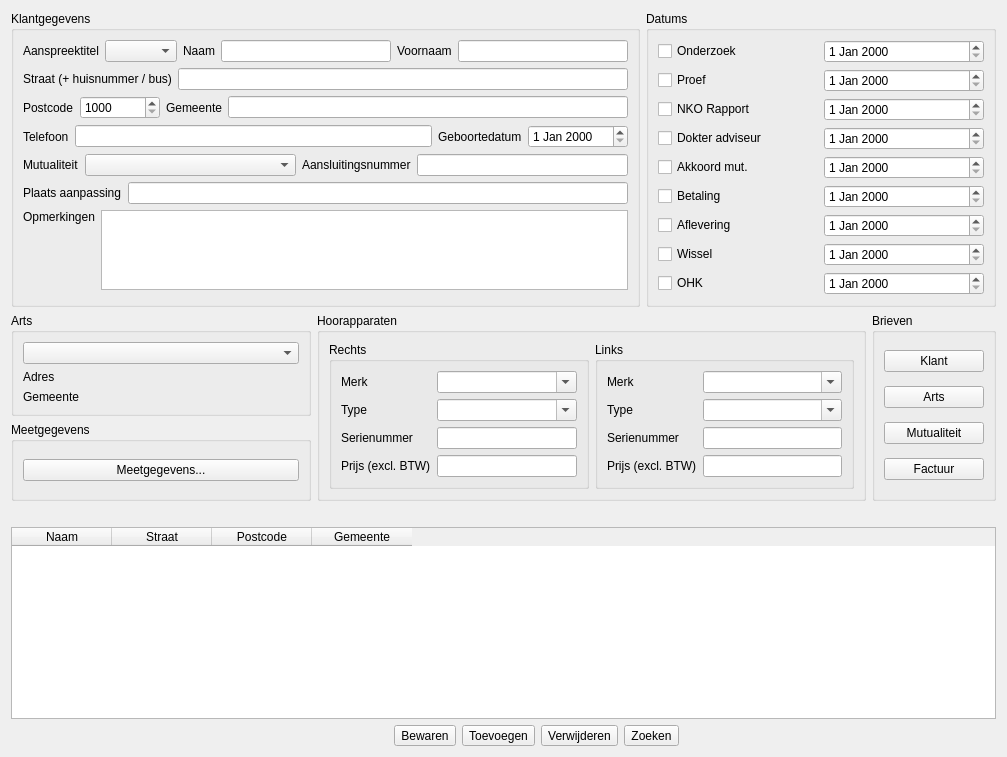
      <widget class="QWidget" name="tabDossier" >
       <attribute name="title" >
        <string>Dossiers</string>
       </attribute>
       <layout class="QGridLayout" name="gridLayout_8" >
        <item row="0" column="0" >
         <layout class="QHBoxLayout" name="horizontalLayout_9" >
          <item>
           <widget class="QGroupBox" name="groupBoxKlant" >
            <property name="sizePolicy" >
             <sizepolicy vsizetype="Preferred" hsizetype="Expanding" >
              <horstretch>0</horstretch>
              <verstretch>0</verstretch>
             </sizepolicy>
            </property>
            <property name="title" >
             <string>Klantgegevens</string>
            </property>
            <layout class="QVBoxLayout" name="verticalLayout" >
             <item>
              <layout class="QHBoxLayout" name="horizontalLayout_2" >
               <item>
                <widget class="QLabel" name="label_10" >
                 <property name="text" >
                  <string>Aanspreektitel</string>
                 </property>
                </widget>
               </item>
               <item>
                <widget class="QComboBox" name="comboBox" />
               </item>
               <item>
                <widget class="QLabel" name="label_11" >
                 <property name="text" >
                  <string>Naam</string>
                 </property>
                </widget>
               </item>
               <item>
                <widget class="QLineEdit" name="lineEdit_11" />
               </item>
               <item>
                <widget class="QLabel" name="label_12" >
                 <property name="text" >
                  <string>Voornaam</string>
                 </property>
                </widget>
               </item>
               <item>
                <widget class="QLineEdit" name="lineEdit_12" >
                 <property name="sizePolicy" >
                  <sizepolicy vsizetype="Fixed" hsizetype="MinimumExpanding" >
                   <horstretch>0</horstretch>
                   <verstretch>0</verstretch>
                  </sizepolicy>
                 </property>
                </widget>
               </item>
              </layout>
             </item>
             <item>
              <layout class="QHBoxLayout" name="horizontalLayout_3" >
               <item>
                <widget class="QLabel" name="label_13" >
                 <property name="text" >
                  <string>Straat (+ huisnummer / bus)</string>
                 </property>
                </widget>
               </item>
               <item>
                <widget class="QLineEdit" name="lineEdit_10" />
               </item>
              </layout>
             </item>
             <item>
              <layout class="QHBoxLayout" name="horizontalLayout_4" >
               <item>
                <widget class="QLabel" name="label_14" >
                 <property name="text" >
                  <string>Postcode</string>
                 </property>
                </widget>
               </item>
               <item>
                <widget class="QSpinBox" name="spinBox" >
                 <property name="sizePolicy" >
                  <sizepolicy vsizetype="Fixed" hsizetype="Preferred" >
                   <horstretch>0</horstretch>
                   <verstretch>0</verstretch>
                  </sizepolicy>
                 </property>
                 <property name="minimumSize" >
                  <size>
                   <width>80</width>
                   <height>0</height>
                  </size>
                 </property>
                 <property name="minimum" >
                  <number>1000</number>
                 </property>
                 <property name="maximum" >
                  <number>9999</number>
                 </property>
                </widget>
               </item>
               <item>
                <widget class="QLabel" name="label_15" >
                 <property name="text" >
                  <string>Gemeente</string>
                 </property>
                </widget>
               </item>
               <item>
                <widget class="QLineEdit" name="lineEdit_13" />
               </item>
              </layout>
             </item>
             <item>
              <layout class="QHBoxLayout" name="horizontalLayout_5" >
               <item>
                <widget class="QLabel" name="label_16" >
                 <property name="text" >
                  <string>Telefoon</string>
                 </property>
                </widget>
               </item>
               <item>
                <widget class="QLineEdit" name="lineEdit_16" />
               </item>
               <item>
                <widget class="QLabel" name="label_20" >
                 <property name="text" >
                  <string>Geboortedatum</string>
                 </property>
                </widget>
               </item>
               <item>
                <widget class="QDateEdit" name="dateEdit" >
                 <property name="minimumSize" >
                  <size>
                   <width>100</width>
                   <height>0</height>
                  </size>
                 </property>
                 <property name="maximumSize" >
                  <size>
                   <width>200</width>
                   <height>16777215</height>
                  </size>
                 </property>
                </widget>
               </item>
              </layout>
             </item>
             <item>
              <layout class="QHBoxLayout" name="horizontalLayout_6" >
               <item>
                <widget class="QLabel" name="label_17" >
                 <property name="text" >
                  <string>Mutualiteit</string>
                 </property>
                </widget>
               </item>
               <item>
                <widget class="QComboBox" name="comboBox_2" >
                 <property name="sizePolicy" >
                  <sizepolicy vsizetype="Fixed" hsizetype="Expanding" >
                   <horstretch>0</horstretch>
                   <verstretch>0</verstretch>
                  </sizepolicy>
                 </property>
                </widget>
               </item>
               <item>
                <widget class="QLabel" name="label_19" >
                 <property name="text" >
                  <string>Aansluitingsnummer</string>
                 </property>
                </widget>
               </item>
               <item>
                <widget class="QLineEdit" name="lineEdit_15" >
                 <property name="sizePolicy" >
                  <sizepolicy vsizetype="Fixed" hsizetype="Expanding" >
                   <horstretch>0</horstretch>
                   <verstretch>0</verstretch>
                  </sizepolicy>
                 </property>
                </widget>
               </item>
              </layout>
             </item>
             <item>
              <layout class="QHBoxLayout" name="horizontalLayout_7" >
               <item>
                <widget class="QLabel" name="label_18" >
                 <property name="text" >
                  <string>Plaats aanpassing</string>
                 </property>
                </widget>
               </item>
               <item>
                <widget class="QLineEdit" name="lineEdit_14" />
               </item>
              </layout>
             </item>
             <item>
              <layout class="QHBoxLayout" name="horizontalLayout_8" >
               <item>
                <widget class="QLabel" name="label_31" >
                 <property name="text" >
                  <string>Opmerkingen</string>
                 </property>
                 <property name="alignment" >
                  <set>Qt::AlignLeading|Qt::AlignLeft|Qt::AlignTop</set>
                 </property>
                </widget>
               </item>
               <item>
                <widget class="QTextEdit" name="textEdit" >
                 <property name="sizePolicy" >
                  <sizepolicy vsizetype="Preferred" hsizetype="Expanding" >
                   <horstretch>0</horstretch>
                   <verstretch>0</verstretch>
                  </sizepolicy>
                 </property>
                 <property name="maximumSize" >
                  <size>
                   <width>16777215</width>
                   <height>80</height>
                  </size>
                 </property>
                </widget>
               </item>
              </layout>
             </item>
            </layout>
           </widget>
          </item>
          <item>
           <widget class="QGroupBox" name="groupBoxDatums" >
            <property name="sizePolicy" >
             <sizepolicy vsizetype="Preferred" hsizetype="MinimumExpanding" >
              <horstretch>0</horstretch>
              <verstretch>0</verstretch>
             </sizepolicy>
            </property>
            <property name="maximumSize" >
             <size>
              <width>350</width>
              <height>16777215</height>
             </size>
            </property>
            <property name="title" >
             <string>Datums</string>
            </property>
            <layout class="QGridLayout" name="gridLayout_2" >
             <item row="0" column="0" >
              <widget class="QCheckBox" name="checkBox" >
               <property name="text" >
                <string>Onderzoek</string>
               </property>
              </widget>
             </item>
             <item row="0" column="1" >
              <widget class="QDateEdit" name="dateEdit_2" />
             </item>
             <item row="1" column="0" >
              <widget class="QCheckBox" name="checkBox_2" >
               <property name="text" >
                <string>Proef</string>
               </property>
              </widget>
             </item>
             <item row="1" column="1" >
              <widget class="QDateEdit" name="dateEdit_3" />
             </item>
             <item row="2" column="0" >
              <widget class="QCheckBox" name="checkBox_3" >
               <property name="text" >
                <string>NKO Rapport</string>
               </property>
              </widget>
             </item>
             <item row="2" column="1" >
              <widget class="QDateEdit" name="dateEdit_4" />
             </item>
             <item row="3" column="0" >
              <widget class="QCheckBox" name="checkBox_4" >
               <property name="text" >
                <string>Dokter adviseur</string>
               </property>
              </widget>
             </item>
             <item row="3" column="1" >
              <widget class="QDateEdit" name="dateEdit_5" />
             </item>
             <item row="4" column="0" >
              <widget class="QCheckBox" name="checkBox_5" >
               <property name="text" >
                <string>Akkoord mut.</string>
               </property>
              </widget>
             </item>
             <item row="4" column="1" >
              <widget class="QDateEdit" name="dateEdit_6" />
             </item>
             <item row="5" column="0" >
              <widget class="QCheckBox" name="checkBox_6" >
               <property name="text" >
                <string>Betaling</string>
               </property>
              </widget>
             </item>
             <item row="5" column="1" >
              <widget class="QDateEdit" name="dateEdit_7" />
             </item>
             <item row="6" column="0" >
              <widget class="QCheckBox" name="checkBox_7" >
               <property name="text" >
                <string>Aflevering</string>
               </property>
              </widget>
             </item>
             <item row="6" column="1" >
              <widget class="QDateEdit" name="dateEdit_8" />
             </item>
             <item row="7" column="0" >
              <widget class="QCheckBox" name="checkBox_8" >
               <property name="text" >
                <string>Wissel</string>
               </property>
              </widget>
             </item>
             <item row="7" column="1" >
              <widget class="QDateEdit" name="dateEdit_9" />
             </item>
             <item row="8" column="0" >
              <widget class="QCheckBox" name="checkBox_9" >
               <property name="text" >
                <string>OHK</string>
               </property>
              </widget>
             </item>
             <item row="8" column="1" >
              <widget class="QDateEdit" name="dateEdit_10" />
             </item>
            </layout>
           </widget>
          </item>
         </layout>
        </item>
        <item row="1" column="0" >
         <layout class="QHBoxLayout" name="horizontalLayout_10" >
          <item>
           <layout class="QVBoxLayout" name="verticalLayout_2" >
            <item>
             <widget class="QGroupBox" name="groupBoxKlantArts" >
              <property name="minimumSize" >
               <size>
                <width>300</width>
                <height>0</height>
               </size>
              </property>
              <property name="title" >
               <string>Arts</string>
              </property>
              <layout class="QGridLayout" name="gridLayout_6" >
               <item row="0" column="0" >
                <widget class="QComboBox" name="comboBox_7" />
               </item>
               <item row="1" column="0" >
                <widget class="QLabel" name="label_29" >
                 <property name="text" >
                  <string>Adres</string>
                 </property>
                </widget>
               </item>
               <item row="2" column="0" >
                <widget class="QLabel" name="label_30" >
                 <property name="text" >
                  <string>Gemeente</string>
                 </property>
                </widget>
               </item>
              </layout>
             </widget>
            </item>
            <item>
             <widget class="QGroupBox" name="groupBox" >
              <property name="title" >
               <string>Meetgegevens</string>
              </property>
              <layout class="QGridLayout" name="gridLayout" >
               <item row="0" column="0" >
                <widget class="QPushButton" name="meetgegevensButton" >
                 <property name="sizePolicy" >
                  <sizepolicy vsizetype="Fixed" hsizetype="Preferred" >
                   <horstretch>0</horstretch>
                   <verstretch>0</verstretch>
                  </sizepolicy>
                 </property>
                 <property name="text" >
                  <string>Meetgegevens...</string>
                 </property>
                </widget>
               </item>
              </layout>
             </widget>
            </item>
           </layout>
          </item>
          <item>
           <widget class="QGroupBox" name="groupBoxKlantApparaat" >
            <property name="title" >
             <string>Hoorapparaten</string>
            </property>
            <layout class="QGridLayout" name="gridLayout_5" >
             <item row="0" column="0" >
              <widget class="QGroupBox" name="groupBoxKlantRechtsApparaat" >
               <property name="title" >
                <string>Rechts</string>
               </property>
               <layout class="QGridLayout" name="gridLayout_3" >
                <item row="0" column="0" >
                 <widget class="QLabel" name="label_21" >
                  <property name="text" >
                   <string>Merk</string>
                  </property>
                 </widget>
                </item>
                <item row="0" column="1" >
                 <widget class="QComboBox" name="comboBox_3" >
                  <property name="editable" >
                   <bool>true</bool>
                  </property>
                 </widget>
                </item>
                <item row="1" column="0" >
                 <widget class="QLabel" name="label_22" >
                  <property name="text" >
                   <string>Type</string>
                  </property>
                 </widget>
                </item>
                <item row="1" column="1" >
                 <widget class="QComboBox" name="comboBox_4" >
                  <property name="editable" >
                   <bool>true</bool>
                  </property>
                 </widget>
                </item>
                <item row="2" column="0" >
                 <widget class="QLabel" name="label_23" >
                  <property name="text" >
                   <string>Serienummer</string>
                  </property>
                 </widget>
                </item>
                <item row="2" column="1" >
                 <widget class="QLineEdit" name="lineEdit_17" />
                </item>
                <item row="3" column="0" >
                 <widget class="QLabel" name="label_24" >
                  <property name="text" >
                   <string>Prijs (excl. BTW)</string>
                  </property>
                 </widget>
                </item>
                <item row="3" column="1" >
                 <widget class="QLineEdit" name="lineEdit_18" />
                </item>
               </layout>
              </widget>
             </item>
             <item row="0" column="1" >
              <widget class="QGroupBox" name="groupBoxKlantRechtsApparaat_2" >
               <property name="title" >
                <string>Links</string>
               </property>
               <layout class="QGridLayout" name="gridLayout_4" >
                <item row="0" column="0" >
                 <widget class="QLabel" name="label_25" >
                  <property name="text" >
                   <string>Merk</string>
                  </property>
                 </widget>
                </item>
                <item row="0" column="1" >
                 <widget class="QComboBox" name="comboBox_5" >
                  <property name="editable" >
                   <bool>true</bool>
                  </property>
                 </widget>
                </item>
                <item row="1" column="0" >
                 <widget class="QLabel" name="label_26" >
                  <property name="text" >
                   <string>Type</string>
                  </property>
                 </widget>
                </item>
                <item row="1" column="1" >
                 <widget class="QComboBox" name="comboBox_6" >
                  <property name="editable" >
                   <bool>true</bool>
                  </property>
                 </widget>
                </item>
                <item row="2" column="0" >
                 <widget class="QLabel" name="label_27" >
                  <property name="text" >
                   <string>Serienummer</string>
                  </property>
                 </widget>
                </item>
                <item row="2" column="1" >
                 <widget class="QLineEdit" name="lineEdit_19" />
                </item>
                <item row="3" column="0" >
                 <widget class="QLabel" name="label_28" >
                  <property name="text" >
                   <string>Prijs (excl. BTW)</string>
                  </property>
                 </widget>
                </item>
                <item row="3" column="1" >
                 <widget class="QLineEdit" name="lineEdit_20" />
                </item>
               </layout>
              </widget>
             </item>
            </layout>
           </widget>
          </item>
          <item>
           <widget class="QGroupBox" name="groupBox_2" >
            <property name="title" >
             <string>Brieven</string>
            </property>
            <layout class="QGridLayout" name="gridLayout_7" >
             <item row="0" column="0" >
              <widget class="QPushButton" name="pushButton_2" >
               <property name="sizePolicy" >
                <sizepolicy vsizetype="Fixed" hsizetype="Preferred" >
                 <horstretch>0</horstretch>
                 <verstretch>0</verstretch>
                </sizepolicy>
               </property>
               <property name="minimumSize" >
                <size>
                 <width>100</width>
                 <height>0</height>
                </size>
               </property>
               <property name="text" >
                <string>Klant</string>
               </property>
              </widget>
             </item>
             <item row="1" column="0" >
              <widget class="QPushButton" name="pushButton_3" >
               <property name="sizePolicy" >
                <sizepolicy vsizetype="Fixed" hsizetype="Preferred" >
                 <horstretch>0</horstretch>
                 <verstretch>0</verstretch>
                </sizepolicy>
               </property>
               <property name="minimumSize" >
                <size>
                 <width>100</width>
                 <height>0</height>
                </size>
               </property>
               <property name="text" >
                <string>Arts</string>
               </property>
              </widget>
             </item>
             <item row="2" column="0" >
              <widget class="QPushButton" name="pushButton_4" >
               <property name="sizePolicy" >
                <sizepolicy vsizetype="Fixed" hsizetype="Preferred" >
                 <horstretch>0</horstretch>
                 <verstretch>0</verstretch>
                </sizepolicy>
               </property>
               <property name="minimumSize" >
                <size>
                 <width>100</width>
                 <height>0</height>
                </size>
               </property>
               <property name="text" >
                <string>Mutualiteit</string>
               </property>
              </widget>
             </item>
             <item row="3" column="0" >
              <widget class="QPushButton" name="pushButton_5" >
               <property name="sizePolicy" >
                <sizepolicy vsizetype="Fixed" hsizetype="Preferred" >
                 <horstretch>0</horstretch>
                 <verstretch>0</verstretch>
                </sizepolicy>
               </property>
               <property name="minimumSize" >
                <size>
                 <width>100</width>
                 <height>0</height>
                </size>
               </property>
               <property name="text" >
                <string>Factuur</string>
               </property>
              </widget>
             </item>
            </layout>
           </widget>
          </item>
         </layout>
        </item>
        <item row="2" column="0" >
         <spacer name="verticalSpacer" >
          <property name="orientation" >
           <enum>Qt::Vertical</enum>
          </property>
          <property name="sizeType" >
           <enum>QSizePolicy::Fixed</enum>
          </property>
          <property name="sizeHint" stdset="0" >
           <size>
            <width>20</width>
            <height>20</height>
           </size>
          </property>
         </spacer>
        </item>
        <item row="3" column="0" >
         <widget class="QTableWidget" name="tableWidget" >
          <property name="sortingEnabled" >
           <bool>true</bool>
          </property>
          <property name="columnCount" >
           <number>4</number>
          </property>
          <column>
           <property name="text" >
            <string>Naam</string>
           </property>
          </column>
          <column>
           <property name="text" >
            <string>Straat</string>
           </property>
          </column>
          <column>
           <property name="text" >
            <string>Postcode</string>
           </property>
          </column>
          <column>
           <property name="text" >
            <string>Gemeente</string>
           </property>
          </column>
         </widget>
        </item>
        <item row="4" column="0" >
         <layout class="QHBoxLayout" name="horizontalLayout" >
          <item>
           <spacer name="horizontalSpacer" >
            <property name="orientation" >
             <enum>Qt::Horizontal</enum>
            </property>
            <property name="sizeHint" stdset="0" >
             <size>
              <width>383</width>
              <height>20</height>
             </size>
            </property>
           </spacer>
          </item>
          <item>
           <widget class="QToolButton" name="toolButton" >
            <property name="text" >
             <string>Bewaren</string>
            </property>
            <property name="icon" >
             <iconset>
              <normalon>:/icons/filesave-64.png</normalon>
             </iconset>
            </property>
           </widget>
          </item>
          <item>
           <widget class="QToolButton" name="toolButton_4" >
            <property name="text" >
             <string>Toevoegen</string>
            </property>
            <property name="icon" >
             <iconset>
              <normalon>:/icons/edit_add-64.png</normalon>
             </iconset>
            </property>
           </widget>
          </item>
          <item>
           <widget class="QToolButton" name="toolButton_3" >
            <property name="text" >
             <string>Verwijderen</string>
            </property>
            <property name="icon" >
             <iconset>
              <normalon>:/icons/edit_remove-64.png</normalon>
             </iconset>
            </property>
           </widget>
          </item>
          <item>
           <widget class="QToolButton" name="toolButton_2" >
            <property name="text" >
             <string>Zoeken</string>
            </property>
            <property name="icon" >
             <iconset>
              <normalon>:/icons/mail_find-64.png</normalon>
             </iconset>
            </property>
           </widget>
          </item>
          <item>
           <spacer name="horizontalSpacer_2" >
            <property name="orientation" >
             <enum>Qt::Horizontal</enum>
            </property>
            <property name="sizeHint" stdset="0" >
             <size>
              <width>317</width>
              <height>20</height>
             </size>
            </property>
           </spacer>
          </item>
         </layout>
        </item>
       </layout>
      </widget>
